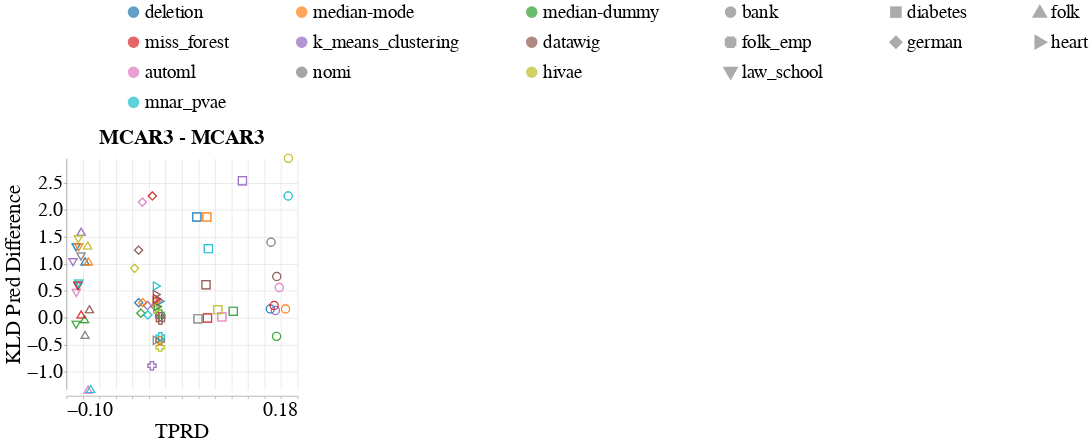

Notebook code cell kept with this figure:
### Code cell
create_scatter_plot(missingness_types=[
                        {'train': 'MCAR3', 'test': 'MCAR3'},
                        # {'train': 'MAR3', 'test': 'MAR3'},
                        # {'train': 'MNAR3', 'test': 'MNAR3'},
                        # {'train': 'mixed_exp', 'test': 'MCAR1 & MAR1 & MNAR1'},
                    ],
                    imputation_quality_metric_name='kl_divergence_pred_difference',
                    model_performance_metric_name='Equalized_Odds_TPR',
                    dataset_to_column_name=DATASET_TO_COLUMN_NAME,
                    dataset_to_group=DATASETS_SENSITIVE_ATTRS,
                    shape_by='Dataset_Name', # Dataset_Name or Model_Name
                    base_font_size=30,
                    db_client_1=db_client_1,
                    db_client_3=db_client_3)

### Figure 1 — Vega-Lite specification as saved in the notebook (floating-point values rounded to 4 significant figures; data arrays with more than 128 entries replaced by an {"elided": "..."} marker saying what was removed)
{"config": {"view": {"continuousWidth": 400, "continuousHeight": 300, "stroke": null}, "axis": {"labelFontSize": 34, "labelFontWeight": "normal", "titleFontSize": 36, "titleFontWeight": "normal"}, "facet": {"spacing": 30}, "header": {"labelFontSize": 36, "labelFontWeight": "bold", "labelOrient": "top", "labelPadding": 5, "titleFontSize": 36}, "legend": {"columns": 3, "direction": "horizontal", "labelFontSize": 32, "labelLimit": 400, "orient": "top", "symbolOffset": 100, "symbolStrokeWidth": 10, "titleAnchor": "middle", "titleFontSize": 34, "titleLimit": 300}, "title": {"fontSize": 36}}, "data": {"name": "data-2cec37c3aa2ad762a8300b6eb4072af8"}, "facet": {"column": {"field": "Missingness_Type", "sort": ["MCAR3 - MCAR3"], "title": null, "type": "nominal"}}, "spec": {"layer": [{"mark": {"type": "point", "size": 200}, "encoding": {"color": {"field": "Null_Imputer_Name", "scale": {"scheme": "category10"}, "sort": ["deletion", "median-mode", "median-dummy", "miss_forest", "k_means_clustering", "datawig", "automl", "nomi", "tdm", "edit_gain", "gain", "hivae", "notmiwae", "mnar_pvae"], "title": null, "type": "nominal"}, "shape": {"field": "Dataset_Name", "title": null, "type": "nominal"}, "x": {"axis": {"title": "TPRD"}, "field": "Equalized_Odds_TPR", "type": "quantitative"}, "y": {"axis": {"title": "KLD Pred Difference"}, "field": "Kl_Divergence_Pred_Difference", "scale": {"domain": [-1.329, 2.959]}, "type": "quantitative"}}}], "height": 400, "width": 400}, "resolve": {"scale": {"y": "independent"}}, "$schema": "https://vega.github.io/schema/vega-lite/v4.17.0.json", "datasets": {"data-2cec37c3aa2ad762a8300b6eb4072af8": {"elided": "140 records"}}}
